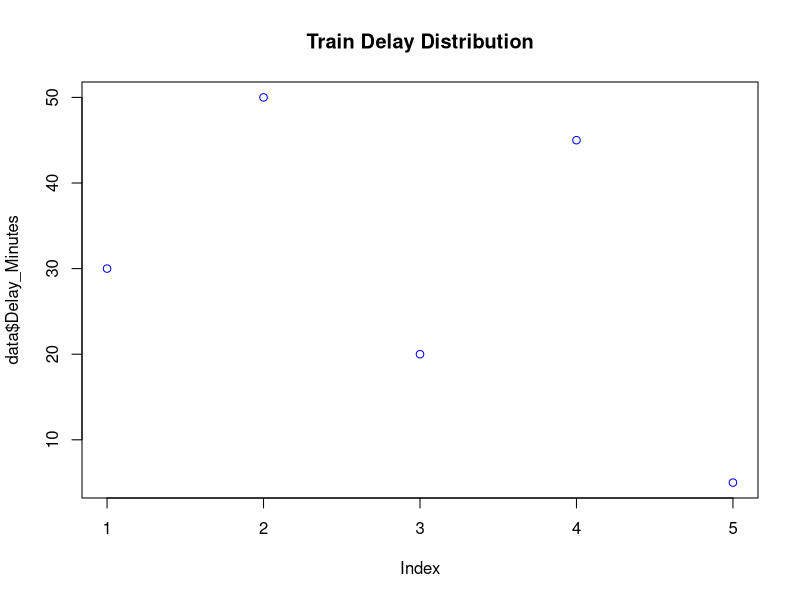

The R script that drew this image:
library(readr)
data <- read_csv("../backend/train_delay_data.csv")
summary(data)
plot(data$Delay_Minutes, main="Train Delay Distribution", col="blue")

